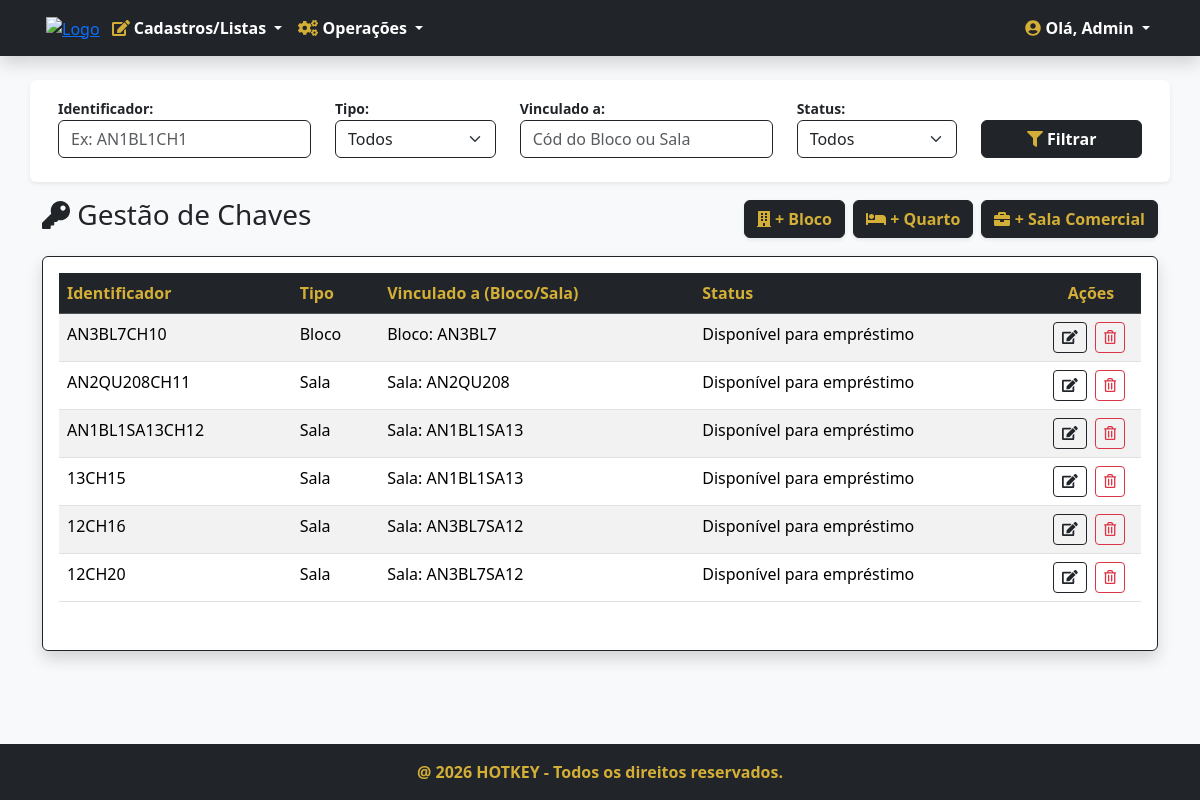
Page /chaves/ (signed in) on the earlier database version.
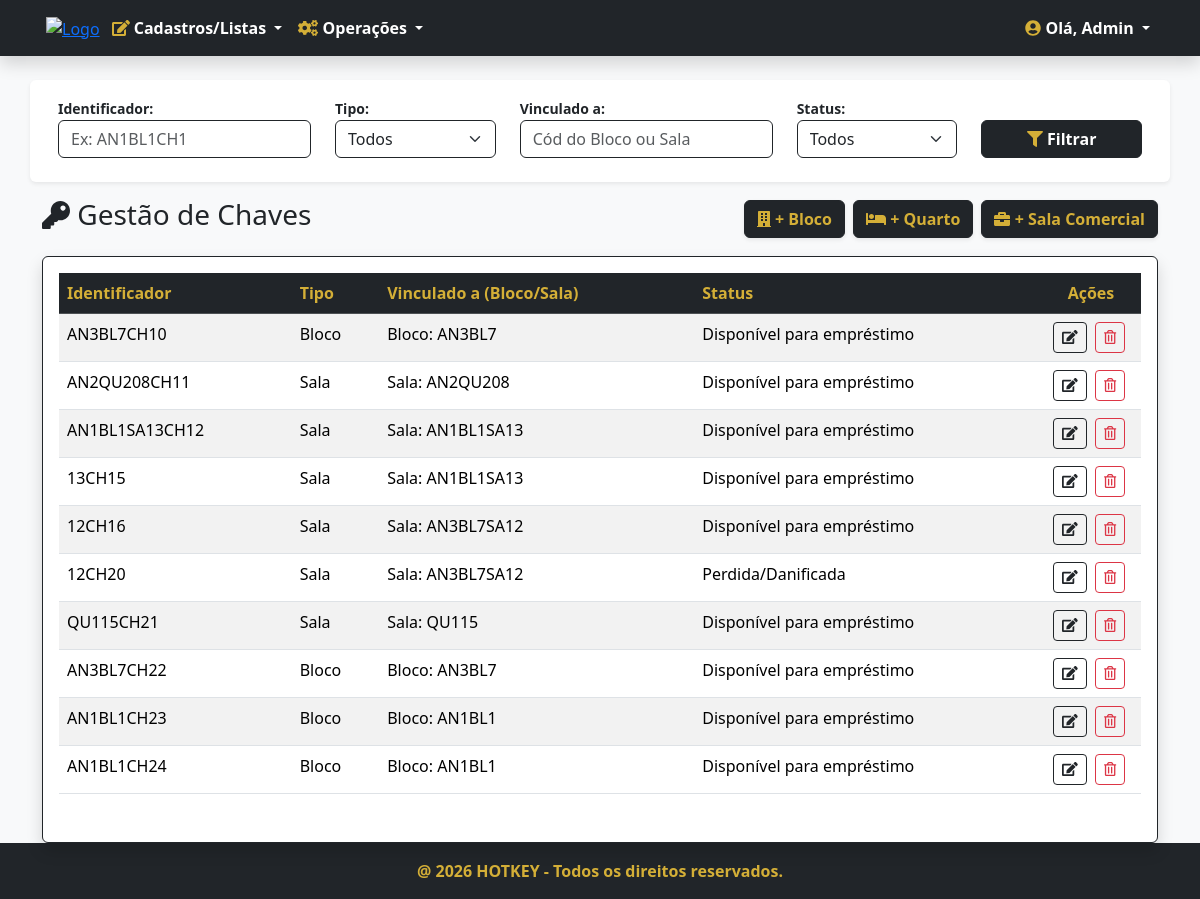
Same page on the later database version.
### chaves/models.py (models this page shows, shortened)
class Chave(models.Model):
    STATUS_CHOICES = [
        ('DISPONÍVEL', 'Disponível para empréstimo'),
        ('EMPRESTADA', 'Emprestada'),
        ('EXTRAVIADA', 'Perdida/Danificada'),
    ]
    TIPO_CHOICES = [
        ('BLOCO','Bloco'),
        ('SALA','Sala')
    ]
    codigo = models.CharField('Identificador', max_length=100)
    tipo = models.CharField('Tipo', max_length=50, choices=TIPO_CHOICES, default='BLOCO')
    status = models.CharField('Status', max_length=50, choices=STATUS_CHOICES, default='DISPONÍVEL')
    bloco = models.ForeignKey('blocos.Bloco', on_delete=models.PROTECT, null=True, blank=True)
    sala = models.ForeignKey('salas.Sala', on_delete=models.PROTECT, null=True, blank=True)
    class Meta:
        verbose_name = 'Chave'
        verbose_name_plural = 'Chaves'

### blocos/models.py (models this page shows, shortened)
class Bloco(models.Model):
    ANDAR_CHOICES = [
        ('1', 'Primeiro Andar'),
        ('2', 'Segundo Andar'),
        ('3', 'Terceiro Andar'),
        ('4', 'Quarto Andar'),
        ('5', 'Quinto Andar'),
        ('6', 'Sexto Andar'),
        ('7', 'Setimo Andar'),
        ('8', 'Oitavo Andar'),
    ]
    codigo = models.CharField('Codigo',max_length=100, unique=True, help_text='Identificador do bloco')
    andar = models.CharField('Andar',max_length=100, choices=ANDAR_CHOICES, help_text='Andar do bloco',default='1')
    quantidade = models.IntegerField('Quantidade',validators=[MinValueValidator(0), MaxValueValidator(15)],help_text='Quantidade de salas do bloco(Máx: 15)')
    class Meta:
        verbose_name = 'Bloco'
        verbose_name_plural = 'Blocos'

### salas/models.py (models this page shows, shortened)
class Sala(models.Model):
    TIPO_CHOICES = [
        ('QUARTO', 'Quarto'),
        ('SALA COMERCIAL','Sala Comercial')
    ]
    STATUS_CHOICES = [
        ('DISPONÍVEL','Disponível para reserva'),
        ('RESERVADA','Reservada')
    ]
    ANDAR_CHOICES = [
        ('1', 'Primeiro Andar'),
        ('2', 'Segundo Andar'),
        ('3', 'Terceiro Andar'),
        ('4', 'Quarto Andar'),
        ('5', 'Quinto Andar'),
        ('6', 'Sexto Andar'),
        ('7', 'Setimo Andar'),
        ('8', 'Oitavo Andar'),
    ]
    codigo = models.CharField('Codigo', max_length=100,help_text='Identificador da sala')
    tipo = models.CharField('Tipo', max_length=50, choices=TIPO_CHOICES, default='QUARTO')
    status = models.CharField('Status',max_length=50,choices=STATUS_CHOICES,help_text='Status da sala',default='DISPONÍVEL')
    andar = models.CharField('Andar',max_length=50,choices=ANDAR_CHOICES,null=True, blank=True)
    bloco = models.ForeignKey('blocos.Bloco', on_delete=models.PROTECT, null=True, blank=True)
    class Meta:
        verbose_name = 'Sala'
        verbose_name_plural = 'Salas'

### chaves/views.py (the view)
# urls.py: path('', ChaveListView.as_view(), name='chaves'),
class ChaveListView(PermissionRequiredMixin,ListView):
    permission_required = 'chaves.view_chave'
    permission_denied_message = 'Visualizar chave'
    model = Chave
    template_name = 'chaves.html'
    def get_queryset(self):
        qs = super(ChaveListView, self).get_queryset()
        codigo = self.request.GET.get('codigo')
        tipo = self.request.GET.get('tipo')
        vinculo = self.request.GET.get('vinculo')
        status = self.request.GET.get('status')
        if codigo:
            qs = qs.filter(codigo__icontains=codigo)
        if tipo:
            qs = qs.filter(tipo=tipo)
        if status:
            qs = qs.filter(status=status)
        if vinculo:
            qs = qs.filter(
                Q(bloco__codigo__icontains=vinculo) |
                Q(sala__codigo__icontains=vinculo)
            )
        if qs.count() > 0:
            paginator = Paginator(qs, 10)
            listagem = paginator.get_page(self.request.GET.get('page'))
            return listagem
        else:
            return messages.info(self.request, 'Nenhuma chave encontrada com estes filtros!')

### chaves/templates/chaves.html (shortened to what the changed rows need)
{% extends 'index.html' %}
{% load django_bootstrap5 %}
{% block content %}
<section class="section mt-4">
    <div class="container">
        {% if object_list %}
        <div class="card shadow border-dark">
            <div class="card-body">
                <div class="table-responsive">
                    <table class="table table-hover table-striped">
                        <thead class="table-dark">
                            <tr>
                                <th class="text-gold">Identificador</th>
                                <th class="text-gold">Tipo</th>
                                <th class="text-gold">Vinculado a (Bloco/Sala)</th>
                                <th class="text-gold">Status</th>
                                <th style="width: 100px; text-align: center" class="text-gold">Ações</th>
                            </tr>
                        </thead>
                        <tbody>
                            {% for chave in object_list %}
                            <tr>
                                <td>{{ chave.codigo }}</td>
                                <td>{{ chave.get_tipo_display }}</td>
                                <td>
                                    {% if chave.bloco %}
                                        Bloco: {{ chave.bloco.codigo }}
                                    {% elif chave.sala %}
                                        Sala: {{ chave.sala.codigo }}
                                    {% else %}
                                        <span class="text-muted">---</span>
                                    {% endif %}
                                </td>
                                <td>{{ chave.get_status_display }}</td>
                                <td style="text-align: center">
                                   {% if chave.bloco %}
                                        <a href="{% url 'chave_bloco_editar' chave.pk %}" class="btn btn-sm btn-outline-dark me-1" title="Editar">
                                            <i class="fas fa-edit"></i>
                                        </a>
                                    {% elif chave.sala %}
                                        {% if chave.sala.tipo == 'QUARTO' %}
                                            <a href="{% url 'chave_quarto_editar' chave.pk %}" class="btn btn-sm btn-outline-dark me-1" title="Editar">
                                                <i class="fas fa-edit"></i>
                                            </a>
                                        {% else %}
                                            <a href="{% url 'chave_sala_comercial_editar' chave.pk %}" class="btn btn-sm btn-outline-dark me-1" title="Editar">
                                                <i class="fas fa-edit"></i>
                                            </a>
                                        {% endif %}
                                    {% endif %}
                                    <a href="{% url 'chave_apagar' chave.pk %}" class="btn btn-sm btn-outline-danger me-1" title="Excluir">
                                        <i class="far fa-trash-alt"></i>
                                    </a>
                                </td>
                            </tr>
                            {% endfor %}
                        </tbody>
                    </table>
                </div>
            </div>
        </div>
        {% else %}
        <div class="alert alert-warning border-dark text-dark mt-4">
            <h5 class="m-0"><i class="fas fa-exclamation-triangle text-gold"></i> Não existem chaves cadastradas!</h5>
        </div>
        {% endif %}
    </div>
</section>
{% endblock %}

Differences in the rows shown:
changed Chave "12CH20": status "Disponível para empréstimo" → "Perdida/Danificada"
added Chave: codigo "QU115CH21", tipo "Sala", sala.codigo "QU115", status "Disponível para empréstimo"
added Chave: codigo "AN3BL7CH22", tipo "Bloco", bloco.codigo "AN3BL7", status "Disponível para empréstimo"
added Chave: codigo "AN1BL1CH23", tipo "Bloco", bloco.codigo "AN1BL1", status "Disponível para empréstimo"
added Chave: codigo "AN1BL1CH24", tipo "Bloco", bloco.codigo "AN1BL1", status "Disponível para empréstimo"
